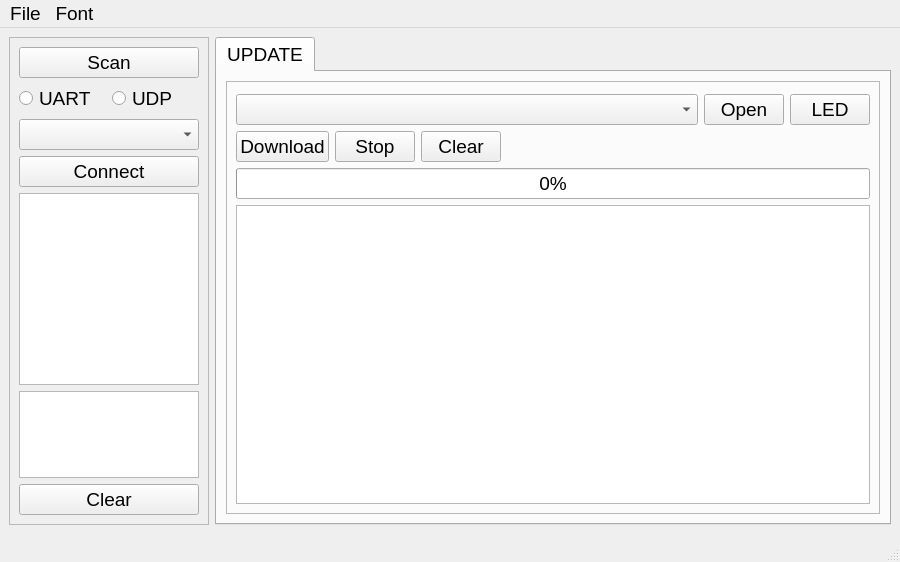
<?xml version="1.0" encoding="UTF-8"?>
<ui version="4.0">
 <class>MainWindow</class>
 <widget class="QMainWindow" name="MainWindow">
  <property name="geometry">
   <rect>
    <x>0</x>
    <y>0</y>
    <width>900</width>
    <height>562</height>
   </rect>
  </property>
  <property name="font">
   <font>
    <pointsize>14</pointsize>
   </font>
  </property>
  <property name="windowTitle">
   <string>FIRM-UPDATE</string>
  </property>
  <widget class="QWidget" name="centralwidget">
   <layout class="QHBoxLayout" name="horizontalLayout">
    <item>
     <widget class="QFrame" name="frame">
      <property name="sizePolicy">
       <sizepolicy hsizetype="Preferred" vsizetype="Preferred">
        <horstretch>0</horstretch>
        <verstretch>0</verstretch>
       </sizepolicy>
      </property>
      <property name="minimumSize">
       <size>
        <width>200</width>
        <height>0</height>
       </size>
      </property>
      <property name="maximumSize">
       <size>
        <width>100</width>
        <height>16777215</height>
       </size>
      </property>
      <property name="frameShape">
       <enum>QFrame::StyledPanel</enum>
      </property>
      <property name="frameShadow">
       <enum>QFrame::Raised</enum>
      </property>
      <layout class="QVBoxLayout" name="verticalLayout_2">
       <property name="spacing">
        <number>-1</number>
       </property>
       <item>
        <widget class="QPushButton" name="btn_scan">
         <property name="text">
          <string>Scan</string>
         </property>
        </widget>
       </item>
       <item>
        <layout class="QHBoxLayout" name="horizontalLayout_3">
         <item>
          <widget class="QRadioButton" name="radio_scan_uart">
           <property name="text">
            <string>UART</string>
           </property>
          </widget>
         </item>
         <item>
          <widget class="QRadioButton" name="radio_scan_udp">
           <property name="enabled">
            <bool>true</bool>
           </property>
           <property name="text">
            <string>UDP</string>
           </property>
          </widget>
         </item>
        </layout>
       </item>
       <item>
        <widget class="QComboBox" name="combo_device"/>
       </item>
       <item>
        <widget class="QPushButton" name="btn_connect">
         <property name="text">
          <string>Connect</string>
         </property>
        </widget>
       </item>
       <item>
        <widget class="QPlainTextEdit" name="text_device_info">
         <property name="sizePolicy">
          <sizepolicy hsizetype="Minimum" vsizetype="Minimum">
           <horstretch>0</horstretch>
           <verstretch>0</verstretch>
          </sizepolicy>
         </property>
         <property name="minimumSize">
          <size>
           <width>140</width>
           <height>0</height>
          </size>
         </property>
         <property name="lineWrapMode">
          <enum>QPlainTextEdit::NoWrap</enum>
         </property>
         <property name="readOnly">
          <bool>true</bool>
         </property>
         <property name="cursorWidth">
          <number>0</number>
         </property>
        </widget>
       </item>
       <item>
        <widget class="QPlainTextEdit" name="system_log"/>
       </item>
       <item>
        <widget class="QPushButton" name="btn_syslog_clear">
         <property name="text">
          <string>Clear</string>
         </property>
        </widget>
       </item>
      </layout>
     </widget>
    </item>
    <item>
     <widget class="QTabWidget" name="tabWidget">
      <property name="currentIndex">
       <number>0</number>
      </property>
      <widget class="QWidget" name="tab_update">
       <attribute name="title">
        <string>UPDATE</string>
       </attribute>
       <layout class="QVBoxLayout" name="verticalLayout_3">
        <item>
         <widget class="QFrame" name="frame_2">
          <property name="minimumSize">
           <size>
            <width>0</width>
            <height>300</height>
           </size>
          </property>
          <property name="frameShape">
           <enum>QFrame::StyledPanel</enum>
          </property>
          <property name="frameShadow">
           <enum>QFrame::Raised</enum>
          </property>
          <layout class="QVBoxLayout" name="verticalLayout_4">
           <property name="spacing">
            <number>-1</number>
           </property>
           <property name="topMargin">
            <number>12</number>
           </property>
           <item>
            <layout class="QHBoxLayout" name="horizontalLayout_2">
             <item>
              <widget class="QComboBox" name="combo_file"/>
             </item>
             <item>
              <widget class="QPushButton" name="btn_open">
               <property name="sizePolicy">
                <sizepolicy hsizetype="Fixed" vsizetype="Fixed">
                 <horstretch>0</horstretch>
                 <verstretch>0</verstretch>
                </sizepolicy>
               </property>
               <property name="minimumSize">
                <size>
                 <width>0</width>
                 <height>0</height>
                </size>
               </property>
               <property name="text">
                <string>Open</string>
               </property>
              </widget>
             </item>
             <item>
              <widget class="QPushButton" name="btn_led">
               <property name="sizePolicy">
                <sizepolicy hsizetype="Fixed" vsizetype="Fixed">
                 <horstretch>0</horstretch>
                 <verstretch>0</verstretch>
                </sizepolicy>
               </property>
               <property name="text">
                <string>LED</string>
               </property>
              </widget>
             </item>
            </layout>
           </item>
           <item>
            <layout class="QHBoxLayout" name="horizontalLayout_4">
             <property name="leftMargin">
              <number>0</number>
             </property>
             <property name="topMargin">
              <number>0</number>
             </property>
             <item>
              <widget class="QPushButton" name="btn_down">
               <property name="sizePolicy">
                <sizepolicy hsizetype="Minimum" vsizetype="Fixed">
                 <horstretch>0</horstretch>
                 <verstretch>0</verstretch>
                </sizepolicy>
               </property>
               <property name="text">
                <string>Download</string>
               </property>
              </widget>
             </item>
             <item>
              <widget class="QPushButton" name="btn_down_stop">
               <property name="text">
                <string>Stop</string>
               </property>
              </widget>
             </item>
             <item>
              <widget class="QPushButton" name="btn_log_clear">
               <property name="text">
                <string>Clear</string>
               </property>
              </widget>
             </item>
             <item>
              <spacer name="horizontalSpacer">
               <property name="orientation">
                <enum>Qt::Horizontal</enum>
               </property>
               <property name="sizeHint" stdset="0">
                <size>
                 <width>40</width>
                 <height>20</height>
                </size>
               </property>
              </spacer>
             </item>
            </layout>
           </item>
           <item>
            <widget class="QProgressBar" name="prog_bar_down">
             <property name="sizePolicy">
              <sizepolicy hsizetype="Expanding" vsizetype="Fixed">
               <horstretch>0</horstretch>
               <verstretch>0</verstretch>
              </sizepolicy>
             </property>
             <property name="minimumSize">
              <size>
               <width>0</width>
               <height>0</height>
              </size>
             </property>
             <property name="value">
              <number>0</number>
             </property>
            </widget>
           </item>
           <item>
            <widget class="QPlainTextEdit" name="log_text"/>
           </item>
          </layout>
         </widget>
        </item>
       </layout>
      </widget>
     </widget>
    </item>
   </layout>
  </widget>
  <widget class="QMenuBar" name="menubar">
   <property name="geometry">
    <rect>
     <x>0</x>
     <y>0</y>
     <width>900</width>
     <height>24</height>
    </rect>
   </property>
   <widget class="QMenu" name="menuFile">
    <property name="title">
     <string>File</string>
    </property>
    <addaction name="actionForce_Exit"/>
   </widget>
   <widget class="QMenu" name="menuLog">
    <property name="title">
     <string>Font</string>
    </property>
    <addaction name="action10"/>
    <addaction name="action11"/>
    <addaction name="action12"/>
    <addaction name="action13"/>
    <addaction name="action14"/>
   </widget>
   <addaction name="menuFile"/>
   <addaction name="menuLog"/>
  </widget>
  <widget class="QStatusBar" name="statusbar"/>
  <action name="actionForce_Exit">
   <property name="text">
    <string>Force Exit</string>
   </property>
  </action>
  <action name="action10">
   <property name="checkable">
    <bool>true</bool>
   </property>
   <property name="text">
    <string>10</string>
   </property>
  </action>
  <action name="action11">
   <property name="checkable">
    <bool>true</bool>
   </property>
   <property name="text">
    <string>11</string>
   </property>
  </action>
  <action name="action12">
   <property name="checkable">
    <bool>true</bool>
   </property>
   <property name="text">
    <string>12</string>
   </property>
  </action>
  <action name="action13">
   <property name="checkable">
    <bool>true</bool>
   </property>
   <property name="text">
    <string>13</string>
   </property>
  </action>
  <action name="action14">
   <property name="checkable">
    <bool>true</bool>
   </property>
   <property name="text">
    <string>14</string>
   </property>
  </action>
 </widget>
 <resources/>
 <connections/>
</ui>
